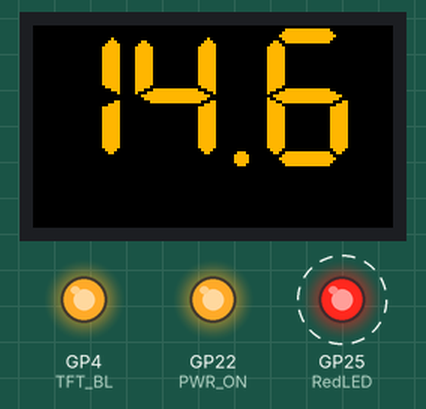
Bench run of a sketch on a simulated Raspberry Pi Pico. Parts: 240×135 colour display, output pins drawn as LEDs (lit = HIGH). Dashed ring = blinking. What the sketch prints to the serial monitor is not drawn.

Above: at 0.5 s.
At 1.0 s:
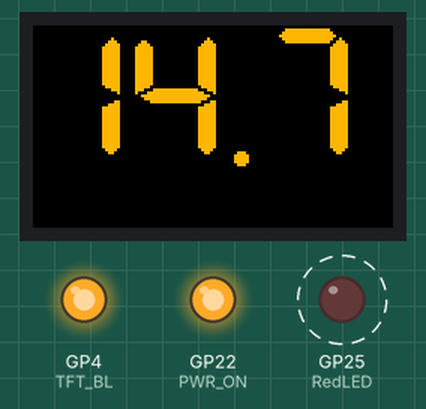
Timing chart, 0 to 40.0 s (numbered marks = the images above):
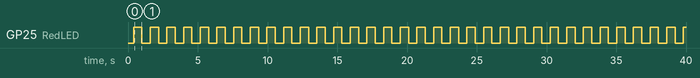

Measured:
- by itself, GP25 (RedLED): alternates HIGH for 0.60 s and LOW for 0.60 s
- what the display in image 0 shows lasts 0.6 s, from 0.4 s to 1.0 s

The sketch:

text_3.ino
```cpp
#include <TFT_eSPI.h>
#include <stdio.h>
#include "hardware/adc.h"

/*
#define TFT_MISO -1
#define TFT_MOSI 3
#define TFT_SCLK 2
#define TFT_CS 5  // Chip select control pin
#define TFT_DC 1  // Data Command control pin
#define TFT_RST 0 // Reset pin (could connect to RST pin) */
#define TFT_BL 4
#define PWR_ON 22
#define BOTTON1 6
#define BOTTON2 7
#define RedLED 25
#define BatVol 26

#define LOAD_FONT4

TFT_eSPI tft = TFT_eSPI();

//----------------------------------------202209
#define IWIDTH  240
#define IHEIGHT 135
TFT_eSprite img = TFT_eSprite(&tft);
//----------------------------------------


const float conversion_factor = 3.3f / (1 << 12);


void setup(){

  pinMode(PWR_ON, OUTPUT);
  digitalWrite(PWR_ON, 1);
  pinMode(TFT_BL, OUTPUT);
  analogWrite(TFT_BL, 0);
  pinMode(RedLED, OUTPUT);
  pinMode(BatVol, INPUT);

  Serial.begin(115200);   //115200
  adc_init();
  adc_gpio_init(26);
  adc_select_input(0);
  tft.init();
  tft.fillScreen(TFT_BLACK);
  tft.setRotation(1);                     //向き
  img.setTextSize(2);
  img.setTextFont(7);
  tft.setSwapBytes(true);
  delay(25);
  analogWrite(TFT_BL, 255);
  Serial.println("Hello Pico");

//------------------------------------202209
  img.createSprite(IWIDTH, IHEIGHT);
  img.fillSprite(TFT_BLACK);
//------------------------------------

  img.setTextColor(TFT_ORANGE);
  img.pushSprite(0, 0);
}

void loop(){

//    tft.fillScreen(TFT_BLACK);
//    tft.setCursor(0, 0);
//    tft.setTextColor(TFT_ORANGE);
//    tft.setTextColor(random(TFT_WHITE));
//    tft.print("14.6");

  img.fillSprite(TFT_BLACK);
  img.setCursor (0, 0);
  img.print("14.6");
  img.pushSprite(0, 0);
//  img.fillSprite(TFT_BLACK);


digitalWrite(RedLED, !digitalRead(RedLED));
delay(500);

  img.fillSprite(TFT_BLACK);
  img.setCursor (0, 0);
//  img.fillSprite(TFT_BLACK);
  img.print("14.7");
  img.pushSprite(0, 0);


//    tft.fillScreen(TFT_BLACK);
//    tft.setCursor(0, 0);tft.setTextColor(TFT_ORANGE);
//    tft.print("14.7");

digitalWrite(RedLED, !digitalRead(RedLED));
delay(500);

}
```
